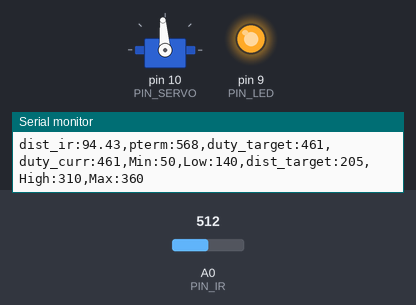
Bench run of a sketch on a simulated Arduino Uno, built with avr-gcc and run on an emulated ATmega328P. Shown: servo, output pins drawn as LEDs (lit = HIGH), the last lines printed to the serial monitor. The inputs (shaded band) are chosen by the test bench; at power-on: A0 (PIN_IR) = 512.

Above: at 1.2 s.
1.3 s: A0 (PIN_IR) set to 122
At 3.2 s:
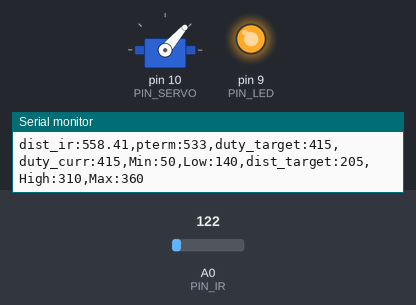
3.5 s: A0 (PIN_IR) set to 0
At 4.9 s:
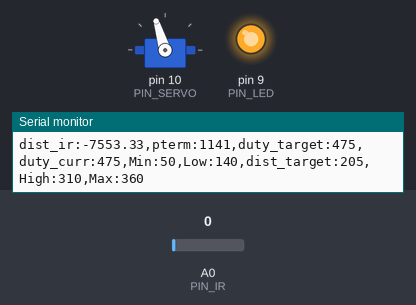
6.0 s: A0 (PIN_IR) set to 4
7.5 s: A0 (PIN_IR) set to 7
At 8.29 s:
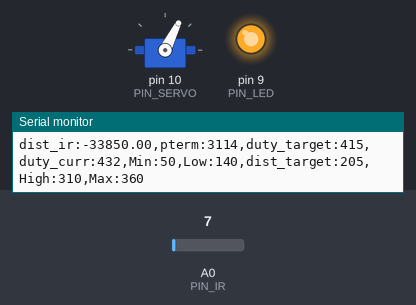
10.0 s: A0 (PIN_IR) set to 511
At 10.49 s:
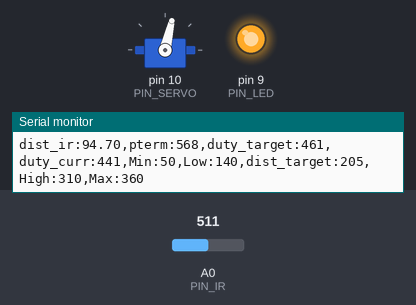
12.2 s: A0 (PIN_IR) set to 50
At 14.4 s:
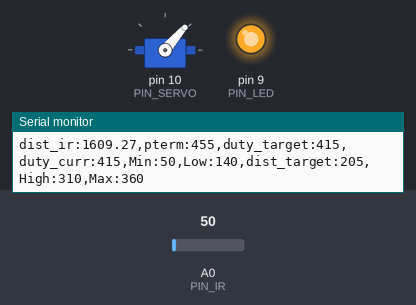
Timing chart, 0 to 15.4 s (numbered marks = the images above; inputs shaded):
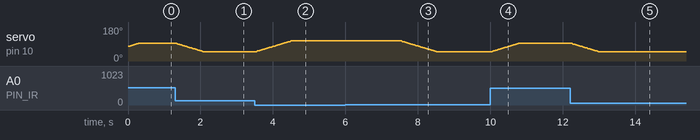

Measured:
- the behaviour switches between 5 and 6 on A0 (PIN_IR) (found by bisection; images 2 and 3)
- after the input at 1.3 s, servo on pin 10 (PIN_SERVO): moves from 94° to 49° over 0.77 s, starting at once
- after the input at 3.5 s, servo on pin 10 (PIN_SERVO): moves from 49° to 107° over 0.99 s, starting at once
- after the input at 7.5 s, servo on pin 10 (PIN_SERVO): moves from 107° to 49° over 0.99 s, starting at once
- after the input at 10.0 s, servo on pin 10 (PIN_SERVO): moves from 49° to 94° over 0.77 s, starting at once
- after the input at 12.2 s, servo on pin 10 (PIN_SERVO): moves from 94° to 49° over 0.77 s, starting at once

The sketch:

22P06_20203131_P.ino
```cpp
#include <Servo.h>

// Configurable parameters

// Arduino pin assignment
#define PIN_LED 9  //LED in 9
#define PIN_SERVO 10 // SERVO in 10
#define PIN_IR A0  // Infrared sensor signal in A0

// Framework setting
#define _DIST_MIN 60
#define _DIST_TARGET 205  // Target distance = 25.5cm
#define _DIST_MAX 360

// Distance sensor
#define _DIST_ALPHA 0.3  // EMA filter

// Servo range
#define _DUTY_MIN 1050  // SERVO DUTY's minimum 1100
#define _DUTY_NEU 1350  // SERVO DUTY's neutral 1350
#define _DUTY_MAX 1650  // SERVO DUTY's maximum 1600

// Servo speed control
#define _SERVO_ANGLE 15  // SERVO ANGLE 30
#define _SERVO_SPEED 200  // SERVO SPEED 30

// Event periods
#define _INTERVAL_DIST 20
#define _INTERVAL_SERVO 20
#define _INTERVAL_SERIAL 100

// PID parameters
#define _Kp 1.5  // PID Propotional gain for P
#define _Ki 1.0  // PID Propotional gain for I
#define _Kd 1.0  // PID Propotional gain for D

// global variables
float dist_min, dist_max, dist_raw, dist_ema, alpha;

// Servo instance
Servo myservo;

// Distance sensor
float dist_target;  // location to send the ball

// Event periods
unsigned long last_sampling_time_dist, last_sampling_time_servo, last_sampling_time_serial;
bool event_dist, event_servo, event_serial;

// Servo speed control
int duty_chg_per_interval;
int duty_target, duty_curr;

// PID variables
float error_curr, error_prev, control, P_term, I_term, D_term;

void setup() {
  // initialize GPIO pins for LED and attach servo
  pinMode(PIN_LED,OUTPUT);
  digitalWrite(PIN_LED, 1);
  myservo.attach(PIN_SERVO);
  last_sampling_time_dist = 0;
  last_sampling_time_servo = 0;
  last_sampling_time_serial = 0;

// initialize global variables
  dist_min = _DIST_MIN;
  dist_max = _DIST_MAX;
  dist_target = _DIST_TARGET;
  alpha = _DIST_ALPHA;

  duty_target = duty_curr = 1350;

// move servo to neutral position
  myservo.writeMicroseconds(_DUTY_NEU);

// initialize serial port
  Serial.begin(57600);

// convert angle speed into duty change per interval.
  duty_chg_per_interval = (_DUTY_MAX - _DUTY_MIN) * ((float)_SERVO_SPEED / 180) * ((float)_INTERVAL_SERVO / 1000); //[3128]
}

void loop() {  // Event generator

  if (millis() >= last_sampling_time_dist + _INTERVAL_DIST) {
    last_sampling_time_dist += _INTERVAL_DIST;
    event_dist = true;
  }
  if (millis() >= last_sampling_time_servo + _INTERVAL_SERVO) {
    last_sampling_time_servo += _INTERVAL_SERVO;
    event_servo = true;
  }
  if (millis() >= last_sampling_time_serial + _INTERVAL_SERIAL) {
    last_sampling_time_serial += _INTERVAL_SERIAL;
    event_serial = true;
  }

// Event handlers
  if(event_dist) {

    event_dist = false;
  // get a distance reading from the distance sensor
    dist_raw = ir_distance();
    dist_ema = alpha * dist_ema + (1 - alpha) * dist_raw;

  // PID control logic
    error_curr = dist_target - dist_ema;
    P_term = _Kp * error_curr;
    I_term += error_curr * 20;
    D_term = (error_curr - error_prev) / 20;
    control = P_term;
    error_prev = error_curr;
    delay(20);

  // duty_target = f(duty_neutral, control)
    duty_target = _DUTY_NEU + control;


  // keep duty_target value within the range of [_DUTY_MIN, _DUTY_MAX]
    if (duty_target > _DUTY_MAX) duty_target = _DUTY_MAX;
    if (duty_target < _DUTY_MIN) duty_target = _DUTY_MIN;
  }

  if(event_servo) {
    event_servo = false;
    // adjust duty_curr toward duty_target by duty_chg_per_interval
    if(duty_target > duty_curr) {
      duty_curr += duty_chg_per_interval;
      if(duty_curr > duty_target) duty_curr = duty_target;
    }
    else {
      duty_curr -= duty_chg_per_interval;
      if(duty_curr < duty_target) duty_curr = duty_target;
    }
    // update servo position
    myservo.writeMicroseconds(duty_curr);
  }

  if(event_serial) {
    event_serial = false;

    Serial.print("dist_ir:");
    Serial.print(dist_raw);
    Serial.print(",pterm:");
    Serial.print(map(P_term,-1000,1000,510,610));
    Serial.print(",duty_target:");
    Serial.print(map(duty_target,1000,2000,410,510));
    Serial.print(",duty_curr:");
    Serial.print(map(duty_curr,1000,2000,410,510));
    Serial.println(",Min:50,Low:140,dist_target:205,High:310,Max:360");
  }
}

float ir_distance(void){ // return value unit: mm
  //distance check : Infrared sensor
  float val;
  float volt = float(analogRead(PIN_IR));
  val = ((6762.0/(volt-9.0))-4.0) * 10.0;
  return val;
}
```
